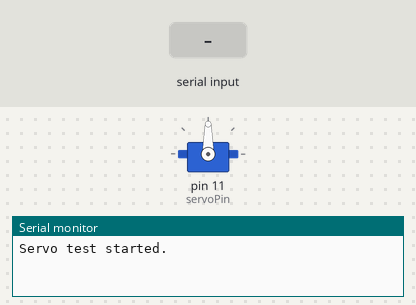
Recording of a sketch running on a simulated Arduino Uno, built with avr-gcc and run on an emulated ATmega328P. On the bench: servo, the last lines printed to the serial monitor. The inputs (shaded band) are chosen by the test bench.

Above: at 1.2 s.
1.3 s: "30,150\n" received over Serial
At 2.0 s:
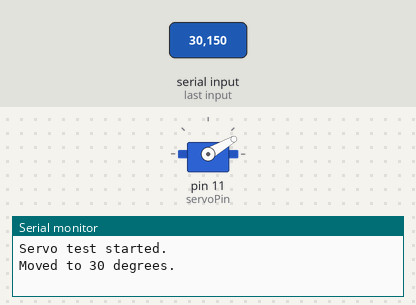
2.8 s: "5\n" received over Serial
At 3.2 s:
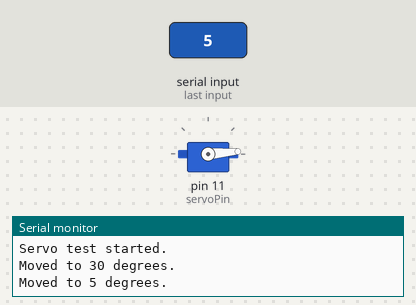
4.3 s: "90,45\n" received over Serial
At 5.5 s:
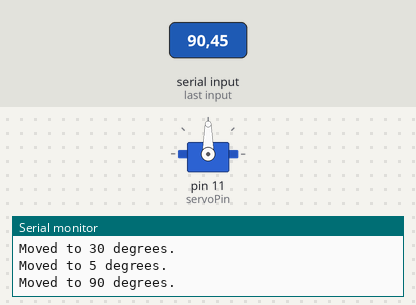
Timing chart, 0 to 7.3 s (numbered marks = the images above; inputs shaded):
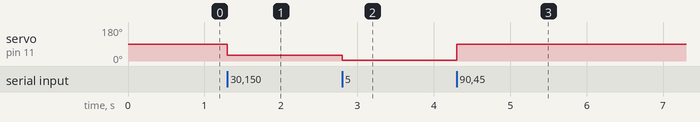

The sketch:

motor_angle_test.ino
```cpp
#include <Servo.h>
// 8 - 0 on top
// 9 - 180 on top
// 10 - 0 on top
// 11 - 180 on top
// 12 - 0 on top
// 13 - 180 on top


Servo myServo;  // Create servo object
int servoPin = 11;  // PWM-capable pin

void setup() {
  Serial.begin(115200);
  myServo.attach(servoPin);  // attach servo signal to pin 9
  Serial.println("Servo test started.");
}

void loop() {
  // Ask the user for an angle through Serial
  if (Serial.available() > 0) {
    int angle = Serial.parseInt();  // read integer from Serial
    if (angle >= 0 && angle <= 180) {
      myServo.write(angle);  // set servo angle
      Serial.print("Moved to ");
      Serial.print(angle);
      Serial.println(" degrees.");
    } else {
      Serial.println("Please send a value between 0 and 180.");
    }

    // clear buffer
    while (Serial.available() > 0) Serial.read();
  }
}
```

Measured:
- after the input at 1.3 s, servo on pin 11 (servoPin): 90° → 30° at once
- after the input at 2.8 s, servo on pin 11 (servoPin): 30° → 5° at once
- after the input at 4.3 s, servo on pin 11 (servoPin): 5° → 90° at once
